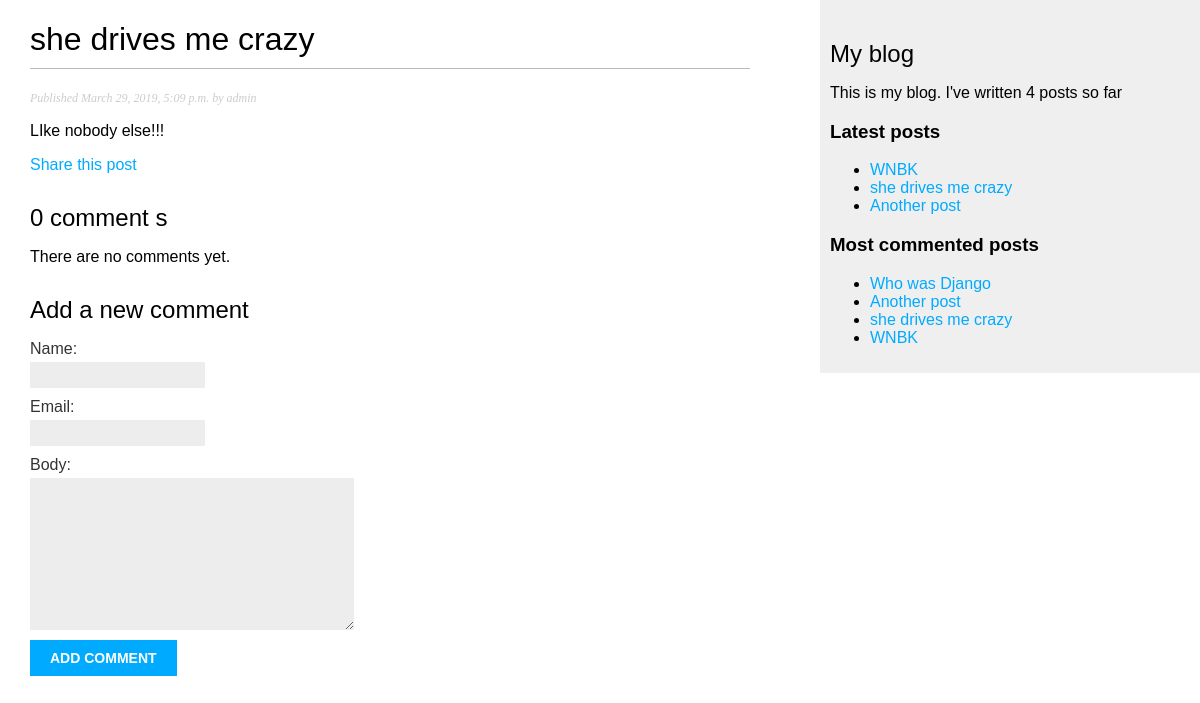
/blog/2019/3/29/she-drives-me-crazy/, run on an earlier commit of the app's database.
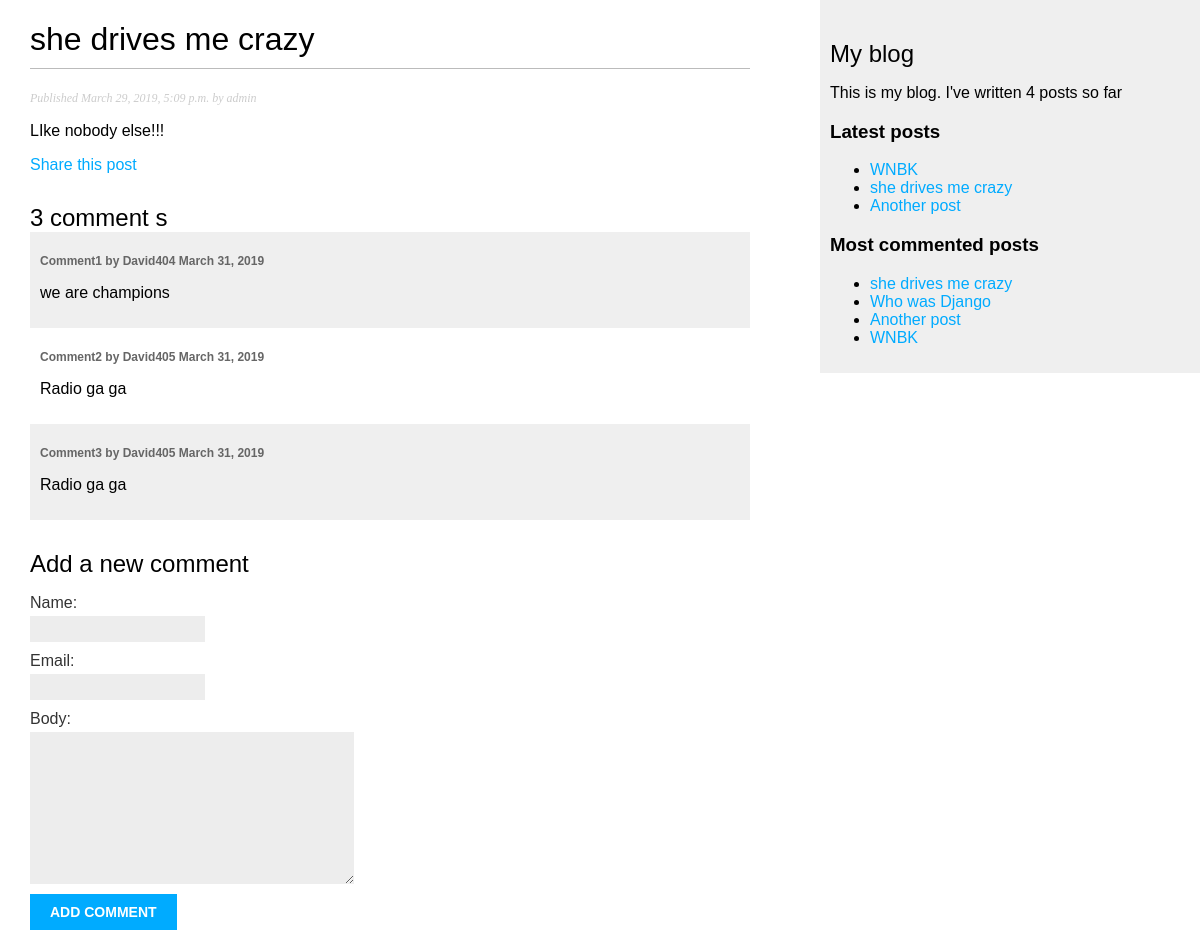
And on a later commit of the database.
### blog/models.py (models this page shows, shortened)
class Post(models.Model):
    STATUS_CHOICES = (('draft', 'Draft'),('published', 'Published'))
    title = models.CharField(max_length=250)
    slug = models.SlugField(max_length=250, unique_for_date='publish')
    author = models.ForeignKey(User, on_delete=models.CASCADE, related_name='blog_posts')
    body = models.TextField()
    publish = models.DateTimeField(default=timezone.now)
    created = models.DateTimeField(auto_now_add=True)
    updated = models.DateTimeField(auto_now=True)
    status = models.CharField(max_length=10, choices=STATUS_CHOICES, default='draft')
    objects = models.Manager()   # 默认的管理器
    published = PublishedManager()   # 系统自带的管理器
    tags = TaggableManager()
    class Meta:
        ordering = ('-publish',)
    def get_absolute_url(self):
        return reverse('blog:post_detail', args=[self.publish.year, self.publish.month,self.publish.day,self.slug])

class Comment(models.Model):
    post = models.ForeignKey(Post, on_delete=models.CASCADE, related_name='comments')
    name = models.CharField(max_length=80)
    email = models.EmailField()
    body = models.TextField()
    created = models.DateField(auto_now=True)
    updated = models.DateTimeField(auto_now=True)
    active = models.BooleanField(default=True)
    class Meta:
        ordering = ('created',)

### blog/views.py (the view)
# urls.py: path('<int:year>/<int:month>/<int:day>/<slug:post>/', views.post_detail, name='post_detail'),
def post_detail(request, year, month, day, post):
    post = get_object_or_404(Post, slug=post, status="published",
                             publish__year=year, publish__month=month,
                             publish__day=day)
    comments = post.comments.filter(active=True)
    new_comment = None
    if request.method == "POST":
        comment_form = CommentForm(data=request.POST)
        if comment_form.is_valid():
            new_comment = comment_form.save(commit=False)
            new_comment.post = post
            new_comment.save()
    else:
        comment_form = CommentForm()
    return render(request, 'blog/post/detail.html',
                  {'post': post, 'comments': comments,
                   'new_comment': new_comment,
                   'comment_form': comment_form
                   })

### blog/forms.py
class CommentForm(forms.ModelForm):
    class Meta:
        model = Comment
        fields = ('name', 'email', 'body')

### blog/models.py (called while the page is built)
    def get_queryset(self):
        return super(PublishedManager, self).get_queryset().filter(status='published')

### blog/templatetags/blog_tags.py (called while the page is built)
@register.simple_tag
def total_posts():
    return Post.published.count()

@register.inclusion_tag('blog/post/latest_posts.html')
def show_latest_posts(count=5):
    latest_posts = Post.published.order_by('-publish')[:count]
    return {'latest_posts': latest_posts}

@register.simple_tag
def get_most_commented_post(count=5):
    return Post.published.annotate(total_comments=Count('comments')).order_by('-total_comments')[:count]

@register.filter(name='markdown')
def markdown_format(text):
    return mark_safe(markdown.markdown(text))

### blog/templates/blog/post/detail.html (shortened to what this page needs)
{% extends 'blog/base.html' %}
{% load blog_tags %}
{% block content %}
    <h1>{{ post.title }}</h1>
    <p class="date">
        Published {{ post.publish }} by {{ post.author }}
    </p>
        {{ post.body | markdown }}
    <p>
        <a href="{% url "blog:post_share"  post.id %}">Share this post</a>
    </p>
    {% with comments.count as total_comments  %}
        <h2>
            {{ total_comments }} comment {{ total_comments | pluralize }}
        </h2>
    {% endwith %}
    {% for comment in comments %}
        <div class="comment">
            <p class="info">
                Comment{{ forloop.counter }} by {{ comment.name }}
                {{ comment.created }}
            </p>
            {{ comment.body|linebreaks }}
        </div>
        {% empty %}
        <p>There are no comments yet.</p>
    {% endfor %}
    {% if new_comment %}
        <h2>Your comment has been added</h2>
    {% else %}
        <h2>Add a new comment</h2>
        <form action="." method="post">
        {{ comment_form.as_p }}
        <p><input type="submit" value="Add comment"> </p>
        </form>
    {% endif %}
{% endblock %}

### blog/templates/blog/base.html (shortened to what this page needs)
{% load static %}
{% load blog_tags %}
<!doctype html>
<html lang="en">
<head>
    <link rel="stylesheet" href="{% static 'css/blog.css' %}">
</head>
<body>
    <div id="content">
        {% block content %}
        {% endblock %}
    </div>
    <div id="sidebar">
        <h2>My blog</h2>
            <p>This is my blog. I've written {% total_posts %} posts so far</p>
            <h3>Latest posts</h3>
            {% show_latest_posts 3 %}
        <h3>Most commented posts</h3>
        {% get_most_commented_post as most_commented_posts %}
        <ul>
            {% for post in most_commented_posts %}
            <li>
                <a href="{{ post.get_absolute_url }}">{{ post.title }}</a>
            </li>
            {% endfor %}
        </ul>
    </div>
</body>
</html>

### blog/templates/blog/post/latest_posts.html
<ul>
    {% for post in latest_posts %}
            <li>
                <a href="{{ post.get_absolute_url }}">{{ post.title }}</a>
            </li>
    {% endfor %}
</ul>

### blog/static/css/blog.css (style rules this page uses)
body { margin:0; padding:0; font-family:helvetica, sans-serif; }
a { color:#00abff; text-decoration:none; }
h1 { font-weight:normal; border-bottom:1px solid #bbb; padding:0 0 10px 0; }
h2 { font-weight:normal; margin:30px 0 0; }
#content { float:left; width:60%; padding:0 0 0 30px; }
#sidebar { float:right; width:30%; padding:10px; background:#efefef; height:100%; }
p.date { color:#ccc; font-family: georgia, serif; font-size: 12px; font-style: italic; }
label { float:left; clear:both; color:#333; margin-bottom:4px; }
input, textarea { clear:both; float:left; margin:0 0 10px; background:#ededed; border:0; padding:6px 10px; font-size:12px; }
input[type=submit] { font-weight:bold; background:#00abff; color:#fff; padding:10px 20px; font-size:14px; text-transform:uppercase; }
.comment { padding:10px; }
.comment:nth-child(even) { background:#efefef; }
.comment .info { font-weight:bold; font-size:12px; color:#666; }

What changed in the data, as far as the page shows it:
shown differently, row unchanged: Post "she drives me crazy": moves up the list
added Comment: name "David404", created "March 31, 2019", body "we are champions"
added Comment: name "David405", created "March 31, 2019", body "Radio ga ga"
added Comment: name "David405", created "March 31, 2019", body "Radio ga ga"
Also different on the page:
{{ total_comments }}: "0" → "3"
text no longer shown: "There are no comments yet."
